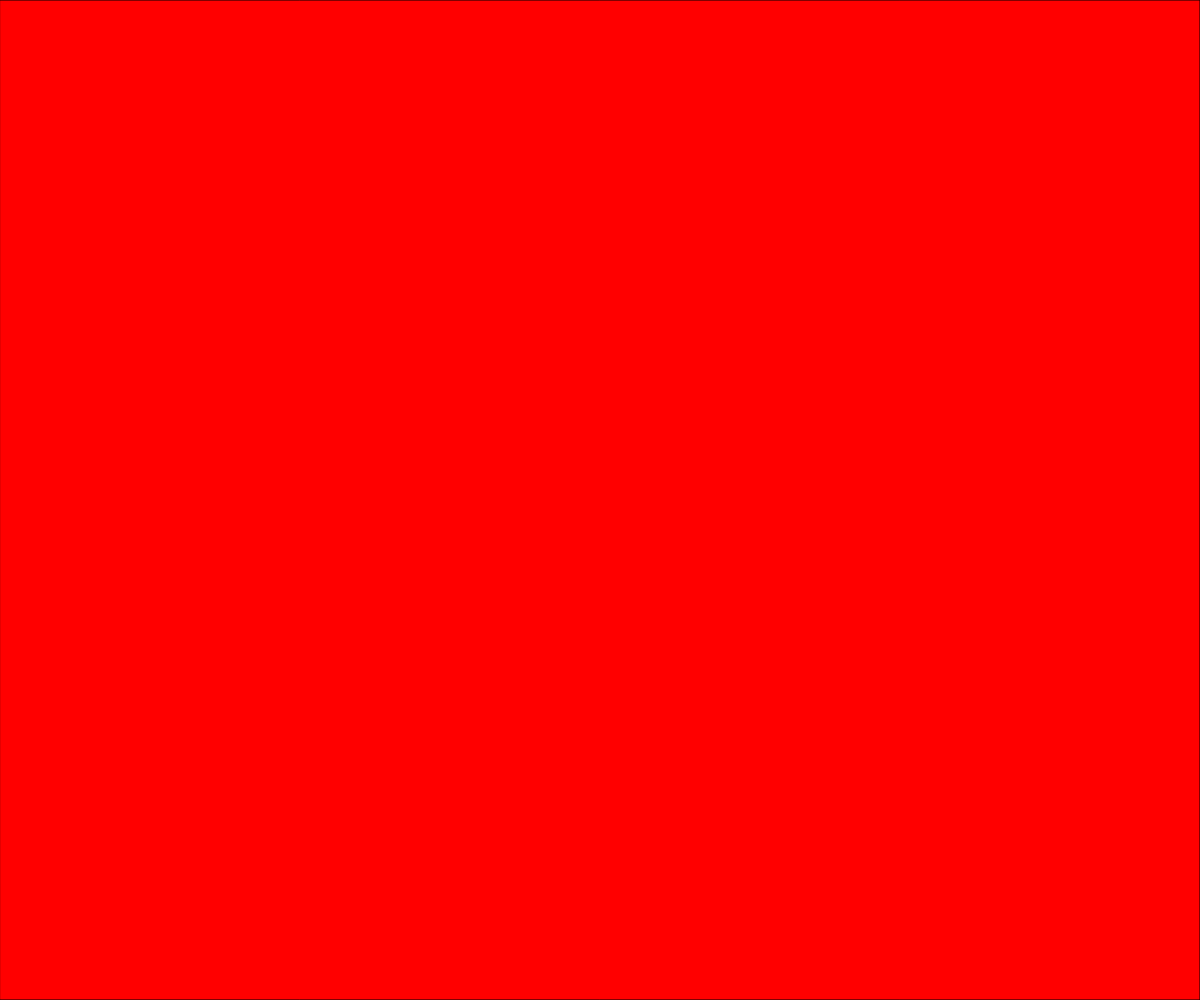
Frame 1 (no input)
Frame 60 (no input): identical to frame 1, image omitted
Frame 120 (the mouse pressed at the canvas centre since frame 60): identical to frame 1, image omitted

The p5.js sketch that drew this single still picture (run headless with seeded random() and noise() and a simulated clock; from frame 60 on, the mouse is pressed at the canvas centre):

// p5.js sketch
// ── sketch.js
let gameState = "intro";
let xDirectionmovement=0;
let xSpeed = 5;

let cowXdirectionmovement = 0;
let xcowSpeed = 10;  





function setup() {
  createCanvas(windowWidth, windowHeight);
}

function draw() {
  if(gameState === "intro"){
    introLevel()
  } else if (gameState === "level 1"){

    levelOne();
    
  } else if( gameState === "level 2")
    levelTwo();
}

function introLevel(){
  fill("RED");
  rect(0,0,windowWidth,windowHeight);
}

function levelOne(){

  
  
  fill(0,255,0,100)
  rect(0,0,width,height);

   //my ground plane 
  fill("black")
  rect(0,height/2,width,height/2)

  playerMovement();
  //my char 
  fill("ORANGE")
  rect(xDirectionmovement,windowHeight/2-50,50,50)

  //cowauto speed

  //cow sprite
  cowXdirectionmovement = cowXdirectionmovement+xcowSpeed;
  if(cowXdirectionmovement>width){
    cowXdirectionmovement = width-100;
    xcowSpeed=0
  }

  fill("PURPLE");
  rect(cowXdirectionmovement,windowHeight/2-25,100,25)

}

function levelTwo(){
  fill("WHITE")
  rect(0,0,width,height);

   //my ground plane 
  fill("black")
  rect(0,height/2,width,height/2)

  playerMovement();
  //my char 
  fill("ORANGE")
  rect(xDirectionmovement,windowHeight/2-50,50,50)

  //cowauto speed

  //cow sprite
  cowXdirectionmovement = cowXdirectionmovement-xcowSpeed;
  

  fill("PURPLE");
  rect(cowXdirectionmovement,windowHeight/2-25,100,25)
}

function keyPressed(){
  if(gameState === "intro"){
    gameState = "level 1"
  } else if(keyCode == 71){
    gameState = "level 2"
  }
}

function playerMovement(){

   if(keyIsDown(RIGHT_ARROW)){
    xDirectionmovement= xDirectionmovement+xSpeed
  } else if (keyIsDown(LEFT_ARROW)){
    xDirectionmovement=xDirectionmovement-xSpeed
  }



}
